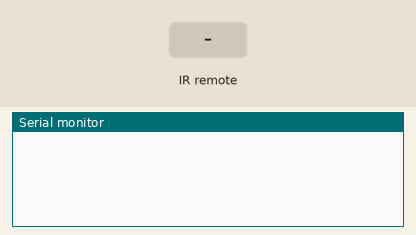
Bench run of a sketch on a simulated Arduino Uno, built with avr-gcc and run on an emulated ATmega328P. Parts: the last lines printed to the serial monitor. Inputs (shaded band) come from the test bench.

Above: at 1.2 s.
1.3 s: infrared code 0x371A3C86 received
At 2.5 s:
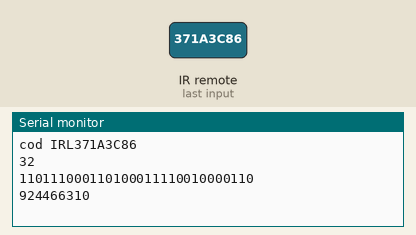
2.8 s: infrared code 0xA32AB931 received
At 3.9 s:
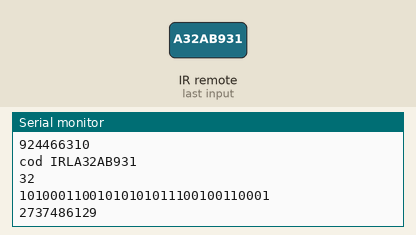

The sketch:

ROBOT_CONTROLAT_CU_TELECOMANDA.ino
```cpp
#include <IRremote.h> // LIBRARIE PT. SENZOR INFRAROSU
int pinIR = 13;
IRrecv irrecv(pinIR); // SE INITIALIZEAZA LIBRARIA
decode_results results;  //  SE PRIMESC REZULTATELE IN results
int motorStangaInainte = 3;      //  FOLOSIM PINUL PWM 3 PENTRU MOTOR
int motorStangaInapoi = 6;       //  FOLOSIM PINUL PWM 6 PENTRU MOTOR
int motorDreaptaInainte = 9;     //  FOLOSIM PINUL PWM 9 PENTRU MOTOR
int motorDreaptaInapoi = 5;      //  FOLOSIM PINUL PWM 5 PENTRU MOTOR
//unsigned long int inainte = ;
//unsigned long int inapoi = ;

void setup() {
  Serial.begin(9600);
  irrecv.enableIRIn();

}

void loop() {

 if(irrecv.decode(&results)) { //  senzorul primeste date
      Serial.print("cod IRL");
  Serial.print(results.value, HEX); //AFISARE COD IR , IN HEXA
  Serial.println("");
  Serial.print(results.bits);
  Serial.println("");
  Serial.print(results.value, BIN);
  Serial.println("");
  Serial.print(results.value);  // DECIMAL
  Serial.println("");
      irrecv.resume();  // sterge din memorie
    }

if(irrecv.decode( &results ) )  {
  unsigned long int codIr = results.value;
    if( codIr == 924466310 )  {
        controlDirection(2, 255);
    }
    if( codIr == 2737486129 )  {
        controlDirection(4, 255);
    }
}

}
void controlDirection( int d , int s ) {
  switch( d ) {
      case 0:
        // STOP Normal
        digitalWrite(motorDreaptaInainte, LOW);
        digitalWrite(motorDreaptaInapoi, LOW);
        digitalWrite(motorStangaInainte, LOW);
        digitalWrite(motorStangaInapoi, LOW);
        break;
      case 1:
        // STOP Fast
        digitalWrite(motorDreaptaInainte, HIGH);
        digitalWrite(motorDreaptaInapoi, HIGH);
        digitalWrite(motorStangaInainte, HIGH);
        digitalWrite(motorStangaInapoi, HIGH);
        break;
      case 2:
        // Forward
        digitalWrite(motorDreaptaInainte, HIGH);
        digitalWrite(motorDreaptaInapoi, LOW);
        digitalWrite(motorStangaInainte, HIGH);
        digitalWrite(motorStangaInapoi, LOW);
        break;
      case 3:
        // SLOW Forward
        digitalWrite(motorDreaptaInainte, HIGH);
        analogWrite(motorDreaptaInapoi, 255-100);
        digitalWrite(motorStangaInainte, HIGH);
        analogWrite(motorStangaInapoi, 255-100);
        break;
      case 4:
        // Reverse
        digitalWrite(motorDreaptaInainte, LOW);
        digitalWrite(motorDreaptaInapoi, HIGH);
        digitalWrite(motorStangaInainte, LOW);
        digitalWrite(motorStangaInapoi, HIGH);
        break;
      case 5:
        // Wide Right
        digitalWrite(motorDreaptaInainte, LOW);
        digitalWrite(motorDreaptaInapoi, LOW);
        digitalWrite(motorStangaInainte, HIGH);
        digitalWrite(motorStangaInapoi, LOW);
        break;
      case 6:
        // Tight Right
        digitalWrite(motorDreaptaInainte, LOW);
        digitalWrite(motorDreaptaInapoi, HIGH);
        digitalWrite(motorStangaInainte, HIGH);
        digitalWrite(motorStangaInapoi, LOW);
        break;
      case 7:
        // Wide Left
        digitalWrite(motorDreaptaInainte, HIGH);
        digitalWrite(motorDreaptaInapoi, LOW);
        digitalWrite(motorStangaInainte, LOW);
        digitalWrite(motorStangaInapoi, LOW);
        break;
      case 8:
        // Tight Left
        digitalWrite(motorDreaptaInainte, HIGH);
        digitalWrite(motorDreaptaInapoi, LOW);
        digitalWrite(motorStangaInainte, LOW);
        digitalWrite(motorStangaInapoi, HIGH);
        break;
  }
}
```

Measured:
- after the input at 1.3 s, the serial monitor: prints a new line at once (image 1)
- after the input at 2.8 s, the serial monitor: prints a new line at once (image 2)
